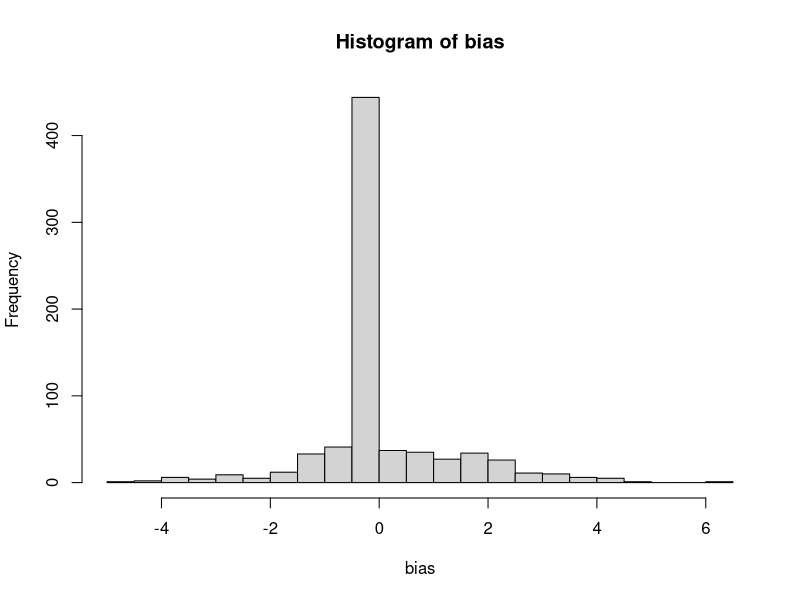

Recreate this plot in R.
###  Andrew Bernath
###  ST599 - Big Data Analysis
###  Project 2 - 25 year flight data

##   Population graphics code

setwd("D:/School/Spring 14/ST599/flightproj/bigdata_flightproj")

library(ggplot2)
library(gridExtra)
library(dplyr)

df_flights <- read.csv("Data/aggregate.csv")
df_flights[is.na(df_flights)] <- 0

head(df_flights)

#  Create bias matrixbias
name.vect <- c("9E", "AA", "AQ", "AS", "B6", "CO",
               "DH", "DL", "EA", "EV", "F9", "FL",
               "HA", "HP", "ML(1)", "MQ", "NW", "OH",
               "OO", "PA(1)", "PI", "PS", "TW", "TZ",
               "UA", "US", "VX", "WN", "XE", "YV")
bias <- matrix(ncol=30,nrow=25)
colnames(bias) <- name.vect


for(i in 1:30){
  bias[,i] <- df_flights[,4*i]-df_flights[,4*i-2]
}

mean.bias <- colMeans(bias, na.rm=TRUE)

hist(bias, breaks=25)



